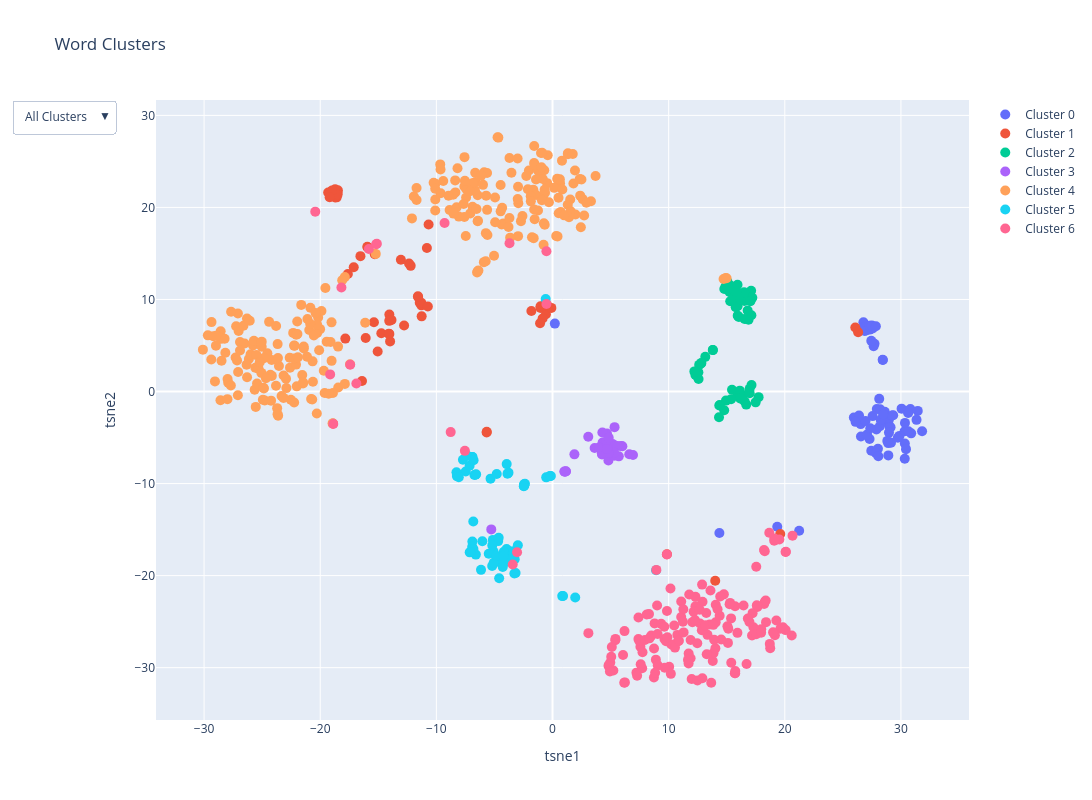

Source (notebook cell):
### Code cell
from sklearn.manifold import TSNE
import plotly.express as px
import plotly.graph_objects as go
import pandas as pd

tsne = TSNE(n_components=2, random_state=42)
X_tsne = tsne.fit_transform(X)
# Create a DataFrame for Plotly
df = pd.DataFrame({
    'PCA1': X_tsne[:, 0],
    'PCA2': X_tsne[:, 1],
    'Cluster': tidy_k_result['cs'],
    'Word': [corpus.idx2lexunit(i) for i in range(len(tidy_k_result['cs']))]
})
fig = go.Figure()
for cluster in range(k):
    cluster_data = df[df['Cluster'] == cluster]
    fig.add_trace(go.Scatter(
        x=cluster_data['PCA1'],
        y=cluster_data['PCA2'],
        mode='markers',
        marker=dict(size=10),
        name=f'Cluster {cluster}',
        text=cluster_data['Word'],
        hovertemplate='%{text}<extra></extra>',
    ))

fig.update_layout(
    title='Word Clusters',
    xaxis_title='tsne1',
    yaxis_title='tsne2',
    width=1600,  # Set the width of the figure
    height=800,  # Set the height of the figure

    updatemenus=[
        {
            'buttons': [
                {
                    'label': 'All Clusters',
                    'method': 'update',
                    'args': [{'visible': [True] * k},
                             {'title': 'All Clusters'}]
                }
            ] + [
                {
                    'label': f'Cluster {i}',
                    'method': 'update',
                    'args': [{'visible': [j == i - 1 for j in range(k)]},
                             {'title': f'Cluster {i}'}]
                } for i in range(1, k + 1)
            ],
            'direction': 'down',
            'showactive': True
        }
    ]
)

fig.show()

### Figure 1 — Plotly figure (JSON) as saved in the notebook; plotly's stock layout.template omitted (floating-point values rounded to 4 significant figures; data arrays with more than 128 entries replaced by an {"elided": "..."} marker saying what was removed)
{"data": [{"hovertemplate": "%{text}<extra></extra>", "marker": {"size": 10}, "mode": "markers", "name": "Cluster 0", "text": {"elided": "69x2 str values"}, "type": "scatter", "x": [14.37, 26.88, 27.56, 26.77, 27.01, 27.3, 26.83, 26.87, 27.28, 27.49, 27.84, 27.65, 27.72, 28.43, 27.45, 28.44, 28.61, 26.54, 26.56, 30.32, 30.88, 25.94, 30.64, 29.33, 27.45, 28.19, 28.83, 19.35, 27.56, 26.95, 26.39, 28.02, 28.95, 30.06, 30.35, 29.04, 27.3, 27.92, 29.1, 29.23, 28.21, 30.33, 28.42, 28.97, 31.45, 29.87, 30.58, 27.09, 27.89, 21.24, 30.33, 30.81, 28.26, 30.62, 28.13, 27.36, 27.85, 28.9, 28.91, 29.14, 31.82, 28.83, 28.47, 31.34, 26.09, 0.2002, 28.06, 29.73, 30.44], "y": [-15.36, 6.897, 6.853, 7.527, 6.638, 6.727, 6.981, 6.57, 7.144, 7.186, 7.087, 4.921, 5.186, 3.444, 5.503, 3.426, -2.19, -3.539, -4.893, -4.314, -4.542, -2.831, -4.315, -2.58, -6.428, -3.759, -3.312, -14.7, -2.672, -3.214, -2.606, -6.224, -3.111, -1.859, -3.408, -3.868, -5.149, -1.908, -3.894, -2.606, -1.928, -5.654, -2.927, -4.461, -2.105, -4.82, -2.118, -4.66, -4.115, -15.12, -7.3, -1.905, -3.065, -2.336, -0.797, -3.987, -6.701, -5.602, -6.938, -5.554, -4.308, -5.362, -2.485, -3.078, -3.296, 7.378, -7.024, -5.029, -6.262]}, {"hovertemplate": "%{text}<extra></extra>", "marker": {"size": 10}, "mode": "markers", "name": "Cluster 1", "text": [["1989", "NUM"], ["1998", "NUM"], ["Aclasta", "PROPN"], ["Alain", "PROPN"], ["Andrew", "PROPN"], ["Angiox", "PROPN"], ["Christine", "PROPN"], ["Didier", "PROPN"], ["Francis", "PROPN"], ["François", "PROPN"], ["Indochine", "PROPN"], ["Jacques", "PROPN"], ["Jean-Claude", "PROPN"], ["Michel", "PROPN"], ["Paget", "PROPN"], ["Paris", "PROPN"], ["Roland", "PROPN"], ["Taïwan", "PROPN"], ["Thomson", "PROPN"], ["amende", "NOUN"], ["an", "NOUN"], ["août", "NOUN"], ["avril", "NOUN"], ["bien", "NOUN"], ["calcium", "NOUN"], ["charge", "NOUN"], ["diluer", "VERB"], ["dollar", "NOUN"], ["décembre", "NOUN"], ["euro", "NOUN"], ["examen", "NOUN"], ["exemple", "NOUN"], ["franc", "NOUN"], ["février", "NOUN"], ["h", "NOUN"], ["hanche", "NOUN"], ["janvier", "NOUN"], ["juillet", "NOUN"], ["juin", "NOUN"], ["kg", "NOUN"], ["mai", "NOUN"], ["mars", "NOUN"], ["matière", "NOUN"], ["membre", "NOUN"], ["mg", "NOUN"], ["minute", "NOUN"], ["ml", "NOUN"], ["mort", "NOUN"], ["octobre", "NOUN"], ["oeuvre", "NOUN"], ["prison", "NOUN"], ["près", "PRON"], ["pêche", "NOUN"], ["référence", "NOUN"], ["septembre", "NOUN"], ["sursis", "NOUN"], ["vitamine", "NOUN"], ["voie", "NOUN"], ["vue", "NOUN"], ["°C", "NOUN"], ["élevé", "ADJ"]], "type": "scatter", "x": [26.31, 26.07, -5.662, -0.4673, -1.031, -5.671, -1.818, -0.5837, -0.5656, -1.033, -14.05, -0.1003, -0.8525, -0.7936, -13.86, -11.43, -0.6758, -11.29, -1.072, -16.09, -15.3, -18.51, -18.58, -10.81, -11.3, -14.05, 14.01, -12.21, -19.13, -13.06, -11.27, -10.73, -12.35, -19.31, -17.62, -15.38, -18.72, -18.48, -18.72, -11.57, -19.09, -18.5, -15.05, -10.67, -15.95, -17.12, -15.91, -17.84, -18.99, -12.78, -14.74, 9.852, -14.06, -16.4, -19.19, -11.59, -13.98, -18.9, -14.09, -16.54, 19.61], "y": [6.446, 6.95, -4.361, 9.403, 9.067, -4.445, 8.753, 9.15, 8.386, 9.258, 8.356, 9.087, 7.939, 9.294, 7.766, 9.649, 9.392, 9.362, 7.418, 5.809, 14.93, 21.59, 21.09, 15.59, 9.639, 6.258, -20.55, 13.65, 21.19, 14.31, 8.168, 9.246, 13.92, 21.63, 12.77, 7.526, 21.96, 21.87, 21.08, 10.27, 21.7, 21.4, 4.348, 18.16, 15.72, 13.5, 15.66, 5.749, 21.84, 7.165, 6.327, -17.68, 7.68, 1.149, 21.1, 10.35, 5.446, -3.478, 6.29, 14.71, -15.49]}, {"hovertemplate": "%{text}<extra></extra>", "marker": {"size": 10}, "mode": "markers", "name": "Cluster 2", "text": [["1", "NUM"], ["10", "NUM"], ["100", "NUM"], ["12", "NUM"], ["14", "NUM"], ["15", "NUM"], ["16", "NUM"], ["17", "NUM"], ["18", "NUM"], ["2", "NUM"], ["20", "NUM"], ["21", "NUM"], ["24", "NUM"], ["25", "NUM"], ["3", "NUM"], ["30", "NUM"], ["3e", "ADJ"], ["4", "NUM"], ["5", "NUM"], ["500", "NUM"], ["6", "NUM"], ["7", "NUM"], ["8", "NUM"], ["9", "NUM"], ["ancien", "ADJ"], ["aucun", "DET"], ["autre", "ADJ"], ["bon", "ADJ"], ["ce", "DET"], ["certain", "DET"], ["chaque", "DET"], ["cher", "ADJ"], ["cinq", "NUM"], ["dernier", "ADJ"], ["deux", "NUM"], ["deuxième", "ADJ"], ["du", "DET"], ["faible", "ADJ"], ["faux", "ADJ"], ["grand", "ADJ"], ["jeune", "ADJ"], ["le", "DET"], ["long", "ADJ"], ["même", "ADJ"], ["nombreux", "ADJ"], ["nouveau", "ADJ"], ["petit", "ADJ"], ["plusieurs", "DET"], ["premier", "ADJ"], ["prochain", "ADJ"], ["quel", "DET"], ["quelque", "DET"], ["seul", "ADJ"], ["son", "DET"], ["tout", "ADJ"], ["tout", "DET"], ["trois", "NUM"], ["un", "DET"]], "type": "scatter", "x": [17.1, 15.93, 17.12, 15.97, 14.9, 15.3, 15.28, 15.24, 15.74, 17.2, 15.56, 14.79, 15.78, 15.05, 16.83, 16.8, 17.14, 16.52, 16.18, 16.88, 17.04, 15.93, 16.49, 15.82, 15.45, 12.4, 14.93, 16.3, 12.46, 13.81, 12.31, 14.78, 16.54, 17.74, 15.95, 16.97, 12.57, 16.68, 14.41, 15.91, 16.36, 12.63, 16.28, 16.13, 14.36, 16.16, 15.37, 13.8, 16.98, 17.49, 12.56, 13.16, 16.54, 12.22, 14.34, 12.79, 16.04, 12.82], "y": [10.94, 9.27, 8.291, 10.19, 11.39, 9.809, 11.55, 10.82, 10.19, 10.18, 10.13, 11.13, 9.166, 11.94, 10.28, 8.808, 0.7002, 9.829, 10.04, 7.808, 9.815, 11.61, 10.78, 10.88, 0.1954, 1.758, -0.9862, -0.6688, 2.14, 4.499, 1.787, -2.037, 7.889, -0.6106, 8.243, 0.2859, 1.365, -1.421, -1.464, -0.4848, -0.4155, 2.895, -0.7716, 0.09539, -1.517, -0.7468, -0.8362, 4.515, -0.1914, -1.175, 2.094, 3.768, -1.058, 2.186, -2.786, 3.046, 8.092, 3.109]}, {"hovertemplate": "%{text}<extra></extra>", "marker": {"size": 10}, "mode": "markers", "name": "Cluster 3", "text": [["/", "ADP"], ["après", "ADP"], ["avant", "ADP"], ["avec", "ADP"], ["chez", "ADP"], ["comme", "ADP"], ["contre", "ADP"], ["dans", "ADP"], ["de", "ADP"], ["depuis", "ADP"], ["devant", "ADP"], ["dont", "PRON"], ["durant", "ADP"], ["dès", "ADP"], ["en", "ADP"], ["entre", "ADP"], ["environ", "ADV"], ["et", "CCONJ"], ["jusque", "ADP"], ["ni", "CCONJ"], ["ou", "CCONJ"], ["par", "ADP"], ["parmi", "ADP"], ["pendant", "ADP"], ["pour", "ADP"], ["sans", "ADP"], ["selon", "ADP"], ["soit", "CCONJ"], ["sous", "ADP"], ["sur", "ADP"], ["vers", "ADP"], ["à", "ADP"]], "type": "scatter", "x": [5.342, 4.262, 3.628, 4.91, 6.609, 4.311, 5.018, 4.993, 5.167, 5.926, 4.812, 1.885, 5.315, 4.248, 4.69, 6.015, -5.273, 1.021, 3.079, 1.148, 1.156, 4.622, 6.929, 5.608, 4.018, 4.293, 5.707, 1.048, 4.84, 5.302, 4.822, 4.689], "y": [-3.868, -6.84, -6.144, -5.891, -6.813, -5.529, -6.252, -6.96, -5.688, -5.928, -7.497, -6.824, -6.978, -6.705, -4.552, -5.941, -14.98, -8.695, -4.916, -8.684, -8.654, -5.431, -6.887, -5.907, -6.073, -4.454, -7.042, -8.709, -5.022, -6.659, -6.663, -6.238]}, {"hovertemplate": "%{text}<extra></extra>", "marker": {"size": 10}, "mode": "markers", "name": "Cluster 4", "text": {"elided": "273x2 str values"}, "type": "scatter", "x": {"elided": "273 float values"}, "y": {"elided": "273 float values"}}, {"hovertemplate": "%{text}<extra></extra>", "marker": {"size": 10}, "mode": "markers", "name": "Cluster 5", "text": {"elided": "65x2 str values"}, "type": "scatter", "x": [-0.5867, -6.822, -4.12, -3.796, -4.199, 0.8368, -5.065, -0.5442, -6.887, -6.914, -7.329, -3.255, -2.435, -4.593, -3.39, -4.856, -6.723, -3.956, -7.472, 1.956, -4.221, -3.179, -5.196, -3.946, -2.449, -7.138, -2.986, -3.754, -0.2281, -8.268, -6.9, -4.677, -5.334, -6.156, -5.134, -8.236, -6.796, -3.792, -6.601, -5.064, -6.917, -5.489, -6.811, -0.1429, -2.465, 8.917, -4.635, -3.878, -2.373, -4.803, -3.284, -5.184, -2.467, -6.624, -4.285, -4.184, -4.835, -6.041, -7.711, -7.023, -7.13, -8.069, -6.58, -4.23, 0.9104], "y": [10.04, -14.12, -18.44, -17.33, -17.51, -22.23, -17.42, -9.326, -7.107, -7.108, -6.975, -18.22, -10.18, -20.29, -17.35, -18.52, -9.061, -17.12, -8.696, -22.38, -18.71, -19.72, -18.96, -7.886, -10.07, -8.067, -16.69, -17.92, -9.189, -8.767, -16.29, -16.25, -9.462, -19.37, -16.12, -9.19, -7.471, -8.813, -17.72, -18.59, -16.86, -17.63, -17.11, -9.169, -10.27, -19.41, -15.89, -8.93, -10.01, -8.955, -19.76, -16.72, -10.29, -9.047, -19.07, -17.4, -17.88, -16.26, -7.414, -17.43, -17.47, -9.307, -8.992, -17.9, -22.22]}, {"hovertemplate": "%{text}<extra></extra>", "marker": {"size": 10}, "mode": "markers", "name": "Cluster 6", "text": {"elided": "163x2 str values"}, "type": "scatter", "x": {"elided": "163 float values"}, "y": {"elided": "163 float values"}}], "layout": {"height": 800, "title": {"text": "Word Clusters"}, "updatemenus": [{"buttons": [{"args": [{"visible": [true, true, true, true, true, true, true]}, {"title": "All Clusters"}], "label": "All Clusters", "method": "update"}, {"args": [{"visible": [true, false, false, false, false, false, false]}, {"title": "Cluster 1"}], "label": "Cluster 1", "method": "update"}, {"args": [{"visible": [false, true, false, false, false, false, false]}, {"title": "Cluster 2"}], "label": "Cluster 2", "method": "update"}, {"args": [{"visible": [false, false, true, false, false, false, false]}, {"title": "Cluster 3"}], "label": "Cluster 3", "method": "update"}, {"args": [{"visible": [false, false, false, true, false, false, false]}, {"title": "Cluster 4"}], "label": "Cluster 4", "method": "update"}, {"args": [{"visible": [false, false, false, false, true, false, false]}, {"title": "Cluster 5"}], "label": "Cluster 5", "method": "update"}, {"args": [{"visible": [false, false, false, false, false, true, false]}, {"title": "Cluster 6"}], "label": "Cluster 6", "method": "update"}, {"args": [{"visible": [false, false, false, false, false, false, true]}, {"title": "Cluster 7"}], "label": "Cluster 7", "method": "update"}], "direction": "down", "showactive": true}], "width": 1600, "xaxis": {"title": {"text": "tsne1"}}, "yaxis": {"title": {"text": "tsne2"}}}}
